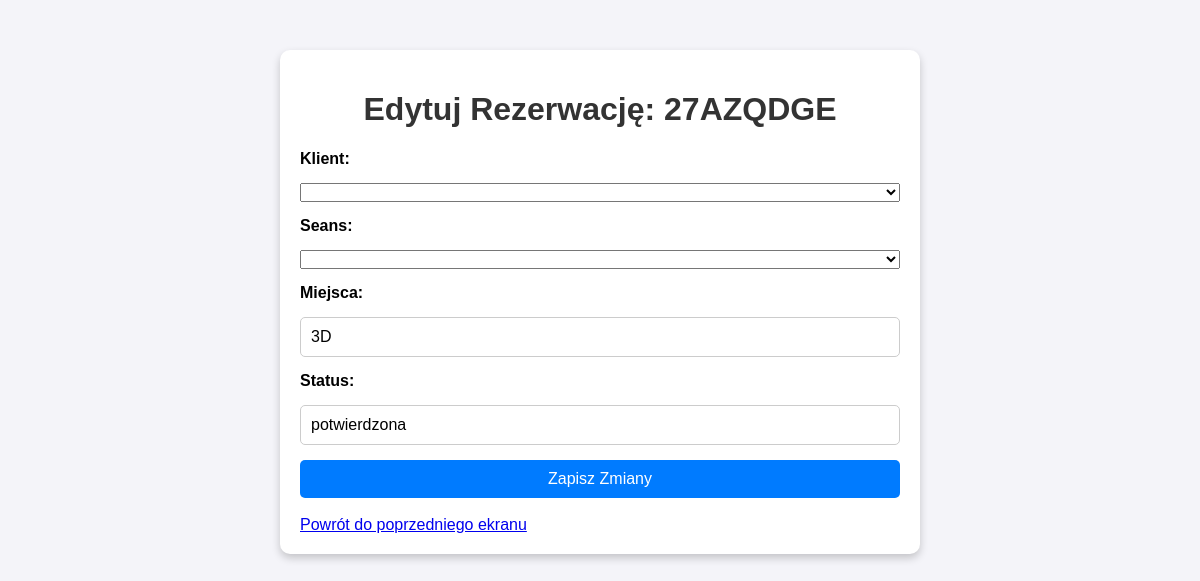
Page /admin/bazy/zarzadzaj_rezerwacjami/edytuj/7 on the committed database.
### app.py (models this page shows)
class Rezerwacja(db.Model):
    __tablename__ = 'rezerwacje'
    id = db.Column(db.Integer, primary_key=True)
    klient_id = db.Column(db.Integer, db.ForeignKey('klienci.id'), nullable=False)
    seans_id = db.Column(db.Integer, db.ForeignKey('seanse.id'), nullable=False)
    miejsca = db.Column(db.Text, nullable=False)  # Lista miejsc w formacie tekstowym np. "A1, A2"
    status = db.Column(db.String(50), nullable=False)  # Status np. "potwierdzona", "anulowana"
    unikalny_kod = db.Column(db.String(100), unique=True, nullable=False)

### app.py (the view, shortened to what this page needs)
@app.route('/admin/bazy/zarzadzaj_rezerwacjami/edytuj/<int:rezerwacja_id>', methods=['GET', 'POST'])
def edytuj_rezerwacje(rezerwacja_id):
    rezerwacja = Rezerwacja.query.get_or_404(rezerwacja_id)  # Pobieramy rezerwację na podstawie ID
    return render_template('admin_bazy_zarzadzaj_rezerwacjami_edytuj.html', rezerwacja=rezerwacja)

### app.py (called while the page is built)
@app.before_request
def load_database():
    g.kino = {
        "admin" : Administrator.query.all(),
        "film" : Film.query.all(),
        "rezerwacja" : Rezerwacja.query.all(),
        "seans" : Seans.query.all(),
        "klient" : Klient.query.all()
    }

### templates/admin_bazy_zarzadzaj_rezerwacjami_edytuj.html (shortened to what this page needs)
<!DOCTYPE html>
<html lang="pl">
<head>
</head>
<body>
    <div class="container">
        <h1>Edytuj Rezerwację: {{ rezerwacja.unikalny_kod }}</h1>
        <form method="POST">
            <label for="klient_id">Klient:</label>
            <select id="klient_id" name="klient_id">
            </select>
            <label for="seans_id">Seans:</label>
            <select id="seans_id" name="seans_id">
            </select>
            <label for="miejsca">Miejsca:</label>
            <input type="text" id="miejsca" name="miejsca" value="{{ rezerwacja.miejsca }}" required>
            <label for="status">Status:</label>
            <input type="text" id="status" name="status" value="{{ rezerwacja.status }}" required>
            <button type="submit">Zapisz Zmiany</button>
        </form>
        <br>
        <a href="{{ url_for('admin_bazy') }}">Powrót do poprzedniego ekranu</a>
    </div>
</body>
</html>

### templates/admin_bazy_zarzadzaj_rezerwacjami_edytuj.html (style rules this page uses)
body { font-family: Arial, sans-serif; background-color: #f4f4f9; margin: 0; padding: 0; }
.container { max-width: 600px; margin: 50px auto; padding: 20px; background-color: #ffffff; border-radius: 10px; box-shadow: 0 4px 8px rgba(0, 0, 0, 0.2); }
h1 { text-align: center; color: #333333; }
form { display: flex; flex-direction: column; gap: 15px; }
label { font-weight: bold; }
input, textarea, button { padding: 10px; font-size: 16px; border: 1px solid #ccc; border-radius: 5px; }
button { background-color: #007bff; color: white; cursor: pointer; border: none; }

### rows in the picture
Rezerwacja: unikalny_kod "27AZQDGE", miejsca "3D", status "potwierdzona"
